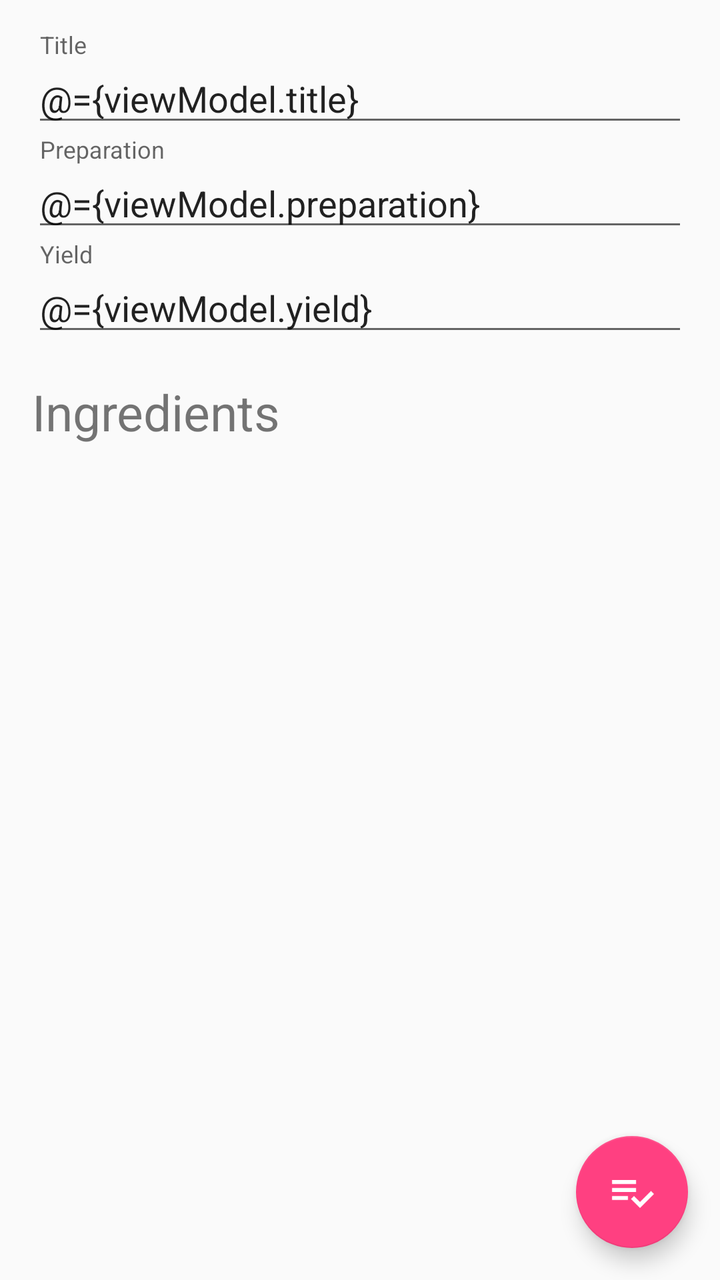
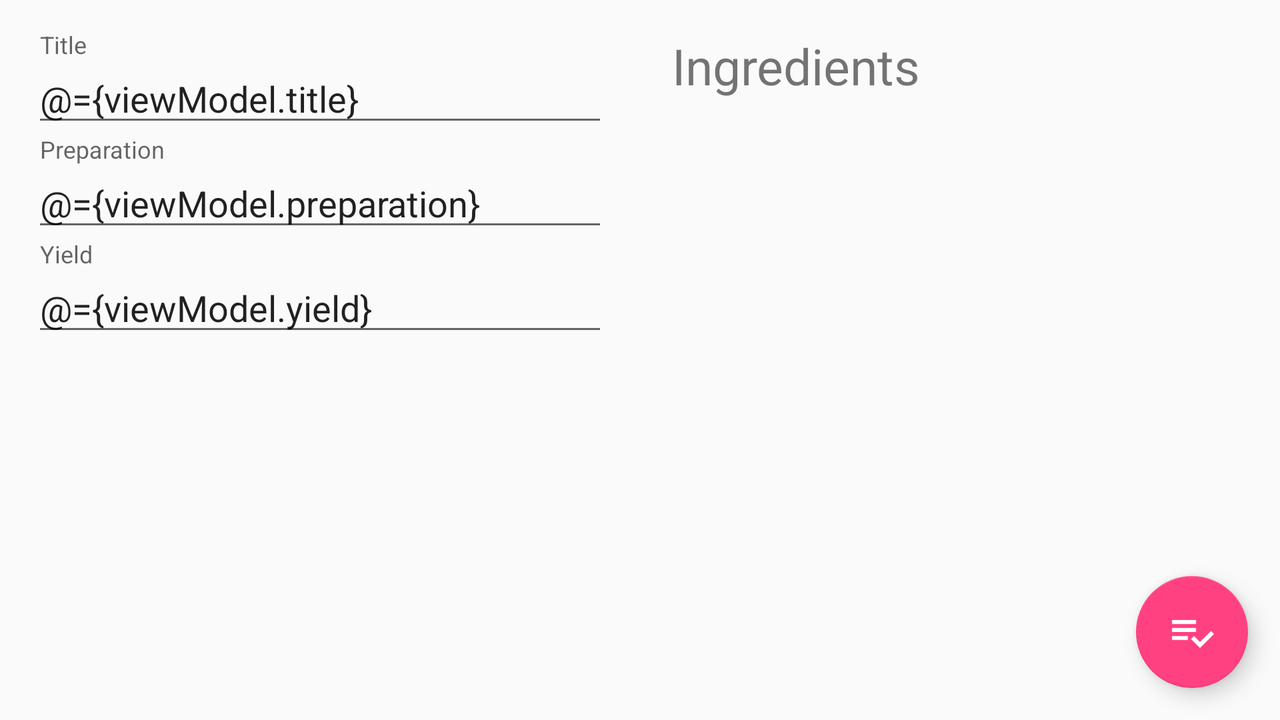

The same Android screen from two of the app's own layout files: first res/layout/ as a phone draws it, then the repository's variant for another configuration, drawn on a device whose configuration selects that folder. Both files follow.
<!-- AndroidManifest.xml: application theme AppTheme -->
<!-- res/layout/fragment_recipe_analysis.xml -->
<?xml version="1.0" encoding="utf-8"?>
<layout xmlns:app="http://schemas.android.com/apk/res-auto">

    <data>

        <variable
            name="viewModel"
            type="com.mlsdev.recipefinder.view.analysenutrition.recipe.RecipeAnalysisViewModel" />
    </data>

    <RelativeLayout xmlns:android="http://schemas.android.com/apk/res/android"
        android:layout_width="match_parent"
        android:layout_height="match_parent"
        android:paddingTop="@dimen/activity_vertical_margin">

        <android.support.design.widget.TextInputLayout
            android:id="@+id/til_title_input_holder"
            style="@style/BaseTextInputLayoutStyle.RecipeAnalysingStyle"
            android:hint="Title">

            <android.support.design.widget.TextInputEditText
                android:id="@+id/et_recipe_title"
                android:layout_width="match_parent"
                android:layout_height="wrap_content"
                android:inputType="textCapSentences"
                android:text="@={viewModel.title}" />
        </android.support.design.widget.TextInputLayout>

        <android.support.design.widget.TextInputLayout
            android:id="@+id/til_preparation_input_holder"
            style="@style/BaseTextInputLayoutStyle.RecipeAnalysingStyle"
            android:layout_below="@id/til_title_input_holder"
            android:hint="Preparation">

            <android.support.design.widget.TextInputEditText
                android:id="@+id/et_preparation"
                android:layout_width="match_parent"
                android:layout_height="wrap_content"
                android:inputType="textCapSentences"
                android:text="@={viewModel.preparation}" />
        </android.support.design.widget.TextInputLayout>

        <android.support.design.widget.TextInputLayout
            android:id="@+id/til_yield_input_holder"
            style="@style/BaseTextInputLayoutStyle.RecipeAnalysingStyle"
            android:layout_below="@id/til_preparation_input_holder"
            android:hint="Yield">

            <android.support.design.widget.TextInputEditText
                android:id="@+id/et_yield"
                android:layout_width="match_parent"
                android:layout_height="wrap_content"
                android:inputType="textCapSentences"
                android:text="@={viewModel.yield}"/>
        </android.support.design.widget.TextInputLayout>

        <TextView
            android:id="@+id/tv_ingredients_title"
            style="@style/BaseTextViewStyle.NutrientTextStyle"
            android:layout_width="match_parent"
            android:layout_height="wrap_content"
            android:layout_below="@id/til_yield_input_holder"
            android:layout_margin="@dimen/activity_vertical_margin"
            android:text="@string/label_ingredients"
            android:textSize="25sp" />

        <android.support.v7.widget.RecyclerView
            android:id="@+id/rv_ingredients"
            android:layout_width="match_parent"
            android:layout_height="match_parent"
            android:layout_below="@id/tv_ingredients_title" />

        <android.support.design.widget.FloatingActionButton
            android:id="@+id/btn_analyze"
            android:layout_width="wrap_content"
            android:layout_height="wrap_content"
            android:layout_alignParentBottom="true"
            android:layout_alignParentEnd="true"
            android:layout_alignParentRight="true"
            android:layout_marginBottom="@dimen/activity_vertical_margin"
            android:layout_marginEnd="@dimen/activity_horizontal_margin"
            android:layout_marginRight="@dimen/activity_horizontal_margin"
            android:background="@drawable/tab_item_background"
            android:onClick="@{viewModel.onAnalyzeButtonClick}"
            android:src="@drawable/ic_navigation_analyse"
            android:tint="@android:color/white"
            app:fabSize="normal" />

    </RelativeLayout>

</layout>
<!-- resources referenced by this layout -->
<resources>
  <dimen name="activity_horizontal_margin">16dp</dimen>
  <dimen name="activity_vertical_margin">16dp</dimen>
  <!-- drawable ic_navigation_analyse: png bitmap (drawable-xxhdpi, 632 bytes) -->
  <!-- drawable tab_item_background (drawable-v21) -->
  <?xml version="1.0" encoding="utf-8"?>
  <ripple xmlns:android="http://schemas.android.com/apk/res/android"
      android:color="@color/colorPrimaryDark">
  
      <item
          android:id="@android:id/mask"
          android:drawable="@color/colorPrimaryDark" />
  
      <item android:drawable="@color/colorPrimary" />
  </ripple>
  <string name="label_ingredients">Ingredients</string>
  <style name="BaseTextInputLayoutStyle.RecipeAnalysingStyle">
          <item name="android:layout_marginStart" tools:targetApi="jelly_bean_mr1">
              @dimen/activity_horizontal_margin
          </item>
          <item name="android:layout_marginEnd" tools:targetApi="jelly_bean_mr1">
              @dimen/activity_horizontal_margin
          </item>
          <item name="android:layout_marginLeft">@dimen/activity_horizontal_margin</item>
          <item name="android:layout_marginRight">@dimen/activity_horizontal_margin</item>
      </style>
  <style name="BaseTextViewStyle.NutrientTextStyle">
          <item name="android:textSize">18sp</item>
      </style>
  <style name="AppTheme" parent="Theme.AppCompat.Light.NoActionBar">
          
          <item name="colorPrimary">@color/colorPrimary</item>
          <item name="colorPrimaryDark">@color/colorPrimaryDark</item>
          <item name="colorAccent">@color/colorAccent</item>
          <item name="android:windowContentTransitions" tools:targetApi="lollipop">true</item>
      </style>
  <color name="colorPrimaryDark">#303F9F</color>
  <color name="colorPrimary">#3F51B5</color>
  <color name="colorAccent">#FF4081</color>
</resources>
<!-- res/layout-land/fragment_recipe_analysis.xml (the repository's variant of the layout above) -->
<!-- drawn on the phone turned sideways -->
<?xml version="1.0" encoding="utf-8"?>
<layout xmlns:app="http://schemas.android.com/apk/res-auto">

    <data>

        <variable
            name="viewModel"
            type="com.mlsdev.recipefinder.view.analysenutrition.recipe.RecipeAnalysisViewModel" />
    </data>

    <RelativeLayout xmlns:android="http://schemas.android.com/apk/res/android"
        android:layout_width="match_parent"
        android:layout_height="match_parent">

        <android.support.v4.widget.NestedScrollView xmlns:android="http://schemas.android.com/apk/res/android"
            android:layout_width="match_parent"
            android:layout_height="match_parent">

            <LinearLayout
                android:layout_width="match_parent"
                android:layout_height="wrap_content"
                android:orientation="horizontal">

                <RelativeLayout
                    android:layout_width="0dp"
                    android:layout_height="wrap_content"
                    android:layout_weight="1"
                    android:paddingTop="@dimen/activity_vertical_margin">

                    <android.support.design.widget.TextInputLayout
                        android:id="@+id/til_title_input_holder"
                        style="@style/BaseTextInputLayoutStyle.RecipeAnalysingStyle"
                        android:hint="Title">

                        <android.support.design.widget.TextInputEditText
                            android:id="@+id/et_recipe_title"
                            android:layout_width="match_parent"
                            android:layout_height="wrap_content"
                            android:inputType="textCapSentences"
                            android:text="@={viewModel.title}" />
                    </android.support.design.widget.TextInputLayout>

                    <android.support.design.widget.TextInputLayout
                        android:id="@+id/til_preparation_input_holder"
                        style="@style/BaseTextInputLayoutStyle.RecipeAnalysingStyle"
                        android:layout_below="@id/til_title_input_holder"
                        android:hint="Preparation">

                        <android.support.design.widget.TextInputEditText
                            android:id="@+id/et_preparation"
                            android:layout_width="match_parent"
                            android:layout_height="wrap_content"
                            android:inputType="textCapSentences"
                            android:text="@={viewModel.preparation}" />
                    </android.support.design.widget.TextInputLayout>

                    <android.support.design.widget.TextInputLayout
                        android:id="@+id/til_yield_input_holder"
                        style="@style/BaseTextInputLayoutStyle.RecipeAnalysingStyle"
                        android:layout_below="@id/til_preparation_input_holder"
                        android:hint="Yield">

                        <android.support.design.widget.TextInputEditText
                            android:id="@+id/et_yield"
                            android:layout_width="match_parent"
                            android:layout_height="wrap_content"
                            android:inputType="textCapSentences"
                            android:text="@={viewModel.yield}" />
                    </android.support.design.widget.TextInputLayout>

                </RelativeLayout>

                <LinearLayout
                    android:layout_width="0dp"
                    android:layout_height="wrap_content"
                    android:layout_weight="1"
                    android:orientation="vertical">

                    <TextView
                        android:id="@+id/tv_ingredients_title"
                        style="@style/BaseTextViewStyle.NutrientTextStyle"
                        android:layout_width="match_parent"
                        android:layout_height="wrap_content"
                        android:layout_margin="@dimen/activity_vertical_margin"
                        android:text="@string/label_ingredients"
                        android:textSize="25sp" />

                    <android.support.v7.widget.RecyclerView
                        android:id="@+id/rv_ingredients"
                        android:layout_width="match_parent"
                        android:layout_height="match_parent" />

                </LinearLayout>

            </LinearLayout>
        </android.support.v4.widget.NestedScrollView>

        <android.support.design.widget.FloatingActionButton
            android:id="@+id/btn_analyze"
            android:layout_width="wrap_content"
            android:layout_height="wrap_content"
            android:layout_alignParentBottom="true"
            android:layout_alignParentEnd="true"
            android:layout_alignParentRight="true"
            android:layout_marginBottom="@dimen/activity_vertical_margin"
            android:layout_marginEnd="@dimen/activity_horizontal_margin"
            android:layout_marginRight="@dimen/activity_horizontal_margin"
            android:background="@drawable/tab_item_background"
            android:onClick="@{viewModel.onAnalyzeButtonClick}"
            android:src="@drawable/ic_navigation_analyse"
            android:tint="@android:color/white"
            app:fabSize="normal" />
    </RelativeLayout>
</layout>
